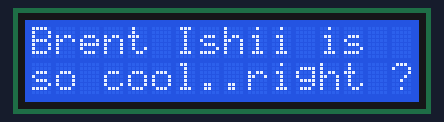
Bench run of a program on a simulated Raspberry Pi (BCM pin numbers). Parts: 16×2 character LCD.

Above: at 0.2 s.
At 3.4 s:
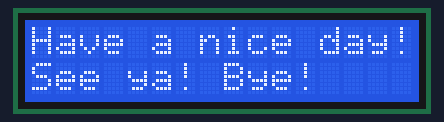
At 6.39 s:
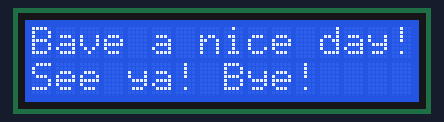

The program:

i2clcda.py
```python
# _____ _____ _____ __ __ _____ _____
#|     |   __|     |  |  |     |     |
#|  |  |__   |  |  |_   _|  |  |  |  |
#|_____|_____|_____| |_| |_____|_____|
#
# Project Tutorial Url:http://osoyoo.com/?p=1031
#
import smbus
import time

# Define some device parameters
I2C_ADDR  = 0x27 # I2C device address, if any error, change this address to 0x3f
LCD_WIDTH = 16   # Maximum characters per line

# Define some device constants
LCD_CHR = 1 # Mode - Sending data
LCD_CMD = 0 # Mode - Sending command

LCD_LINE_1 = 0x80 # LCD RAM address for the 1st line
LCD_LINE_2 = 0xC0 # LCD RAM address for the 2nd line
LCD_LINE_3 = 0x94 # LCD RAM address for the 3rd line
LCD_LINE_4 = 0xD4 # LCD RAM address for the 4th line

LCD_BACKLIGHT  = 0x08  # On
#LCD_BACKLIGHT = 0x00  # Off

ENABLE = 0b00000100 # Enable bit

# Timing constants
E_PULSE = 0.0005
E_DELAY = 0.0005

#Open I2C interface
#bus = smbus.SMBus(0)  # Rev 1 Pi uses 0
bus = smbus.SMBus(1) # Rev 2 Pi uses 1

def lcd_init():
  # Initialise display
  lcd_byte(0x33,LCD_CMD) # 110011 Initialise
  lcd_byte(0x32,LCD_CMD) # 110010 Initialise
  lcd_byte(0x06,LCD_CMD) # 000110 Cursor move direction
  lcd_byte(0x0C,LCD_CMD) # 001100 Display On,Cursor Off, Blink Off
  lcd_byte(0x28,LCD_CMD) # 101000 Data length, number of lines, font size
  lcd_byte(0x01,LCD_CMD) # 000001 Clear display
  time.sleep(E_DELAY)

def lcd_byte(bits, mode):
  # Send byte to data pins
  # bits = the data
  # mode = 1 for data
  #        0 for command

  bits_high = mode | (bits & 0xF0) | LCD_BACKLIGHT
  bits_low = mode | ((bits<<4) & 0xF0) | LCD_BACKLIGHT

  # High bits
  bus.write_byte(I2C_ADDR, bits_high)
  lcd_toggle_enable(bits_high)

  # Low bits
  bus.write_byte(I2C_ADDR, bits_low)
  lcd_toggle_enable(bits_low)

def lcd_toggle_enable(bits):
  # Toggle enable
  time.sleep(E_DELAY)
  bus.write_byte(I2C_ADDR, (bits | ENABLE))
  time.sleep(E_PULSE)
  bus.write_byte(I2C_ADDR,(bits & ~ENABLE))
  time.sleep(E_DELAY)

def lcd_string(message,line):
  # Send string to display

  message = message.ljust(LCD_WIDTH," ")

  lcd_byte(line, LCD_CMD)

  for i in range(LCD_WIDTH):
    lcd_byte(ord(message[i]),LCD_CHR)

def main():
  # Main program block

  # Initialise display
  lcd_init()

  while True:

    # Send some test
    lcd_string("Brent Ishii is ".ljust(16,' '),LCD_LINE_1)
    lcd_string("so cool..right ?".ljust(16,' '),LCD_LINE_2)

    time.sleep(3)

    # Send some more text
    lcd_string("Have a nice day!".ljust(16,' '),LCD_LINE_1)
    lcd_string("See ya! Bye!".ljust(16,' '),LCD_LINE_2)

    time.sleep(3)

if __name__ == '__main__':

  try:
    main()
  except KeyboardInterrupt:
    pass
  finally:
    lcd_byte(0x01, LCD_CMD)
```

Measured:
- by itself, everything shown: repeats every 6.3 s, in 4 steps
- what the display in image 0 shows lasts 3.0 s, from 0.2 s to 3.2 s
